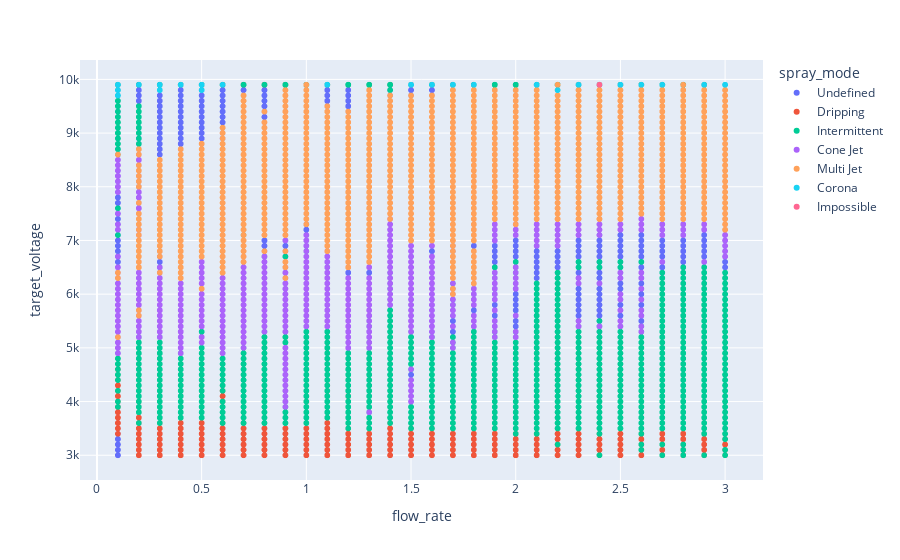

The cell this chart's notebook holds for it:
### Markdown cell above
## Using Plotly express

### Code cell
import pandas as pd
import plotly.express as px

px.scatter(df, 'flow_rate', 'target_voltage', color="spray_mode")

### Figure 1 — Plotly figure (JSON) as saved in the notebook; plotly's stock layout.template omitted (floating-point values rounded to 4 significant figures; data arrays with more than 128 entries replaced by an {"elided": "..."} marker saying what was removed)
{"data": [{"hovertemplate": "spray_mode=Undefined<br>flow_rate=%{x}<br>target_voltage=%{y}<extra></extra>", "legendgroup": "Undefined", "marker": {"color": "#636efa", "symbol": "circle"}, "mode": "markers", "name": "Undefined", "showlegend": true, "type": "scattergl", "x": {"elided": "931 float values"}, "xaxis": "x", "y": {"elided": "931 int values"}, "yaxis": "y"}, {"hovertemplate": "spray_mode=Dripping<br>flow_rate=%{x}<br>target_voltage=%{y}<extra></extra>", "legendgroup": "Dripping", "marker": {"color": "#EF553B", "symbol": "circle"}, "mode": "markers", "name": "Dripping", "showlegend": true, "type": "scattergl", "x": {"elided": "887 float values"}, "xaxis": "x", "y": {"elided": "887 int values"}, "yaxis": "y"}, {"hovertemplate": "spray_mode=Intermittent<br>flow_rate=%{x}<br>target_voltage=%{y}<extra></extra>", "legendgroup": "Intermittent", "marker": {"color": "#00cc96", "symbol": "circle"}, "mode": "markers", "name": "Intermittent", "showlegend": true, "type": "scattergl", "x": {"elided": "2031 float values"}, "xaxis": "x", "y": {"elided": "2031 int values"}, "yaxis": "y"}, {"hovertemplate": "spray_mode=Cone Jet<br>flow_rate=%{x}<br>target_voltage=%{y}<extra></extra>", "legendgroup": "Cone Jet", "marker": {"color": "#ab63fa", "symbol": "circle"}, "mode": "markers", "name": "Cone Jet", "showlegend": true, "type": "scattergl", "x": {"elided": "994 float values"}, "xaxis": "x", "y": {"elided": "994 int values"}, "yaxis": "y"}, {"hovertemplate": "spray_mode=Multi Jet<br>flow_rate=%{x}<br>target_voltage=%{y}<extra></extra>", "legendgroup": "Multi Jet", "marker": {"color": "#FFA15A", "symbol": "circle"}, "mode": "markers", "name": "Multi Jet", "showlegend": true, "type": "scattergl", "x": {"elided": "2419 float values"}, "xaxis": "x", "y": {"elided": "2419 int values"}, "yaxis": "y"}, {"hovertemplate": "spray_mode=Corona<br>flow_rate=%{x}<br>target_voltage=%{y}<extra></extra>", "legendgroup": "Corona", "marker": {"color": "#19d3f3", "symbol": "circle"}, "mode": "markers", "name": "Corona", "showlegend": true, "type": "scattergl", "x": [0.1, 0.1, 0.1, 0.1, 0.2, 0.3, 0.3, 0.4, 0.4, 0.5, 0.5, 0.5, 0.6, 1.1, 1.1, 1.5, 1.5, 1.5, 1.5, 1.6, 1.7, 1.7, 1.7, 1.8, 1.8, 2.1, 2.1, 2.2, 2.3, 2.3, 2.4, 2.4, 2.5, 2.5, 2.6, 2.7, 2.9, 3], "xaxis": "x", "y": [9700, 9800, 9900, 9900, 9900, 9800, 9900, 9900, 9900, 9800, 9900, 9900, 9900, 9900, 9900, 9900, 9900, 9900, 9900, 9900, 9900, 9900, 9900, 9900, 9900, 9900, 9900, 9800, 9900, 9900, 9900, 9900, 9900, 9900, 9900, 9900, 9900, 9900], "yaxis": "y"}, {"hovertemplate": "spray_mode=Impossible<br>flow_rate=%{x}<br>target_voltage=%{y}<extra></extra>", "legendgroup": "Impossible", "marker": {"color": "#FF6692", "symbol": "circle"}, "mode": "markers", "name": "Impossible", "showlegend": true, "type": "scattergl", "x": [2.4], "xaxis": "x", "y": [9900], "yaxis": "y"}], "layout": {"legend": {"title": {"text": "spray_mode"}, "tracegroupgap": 0}, "margin": {"t": 60}, "xaxis": {"anchor": "y", "domain": [0, 1], "title": {"text": "flow_rate"}}, "yaxis": {"anchor": "x", "domain": [0, 1], "title": {"text": "target_voltage"}}}}
